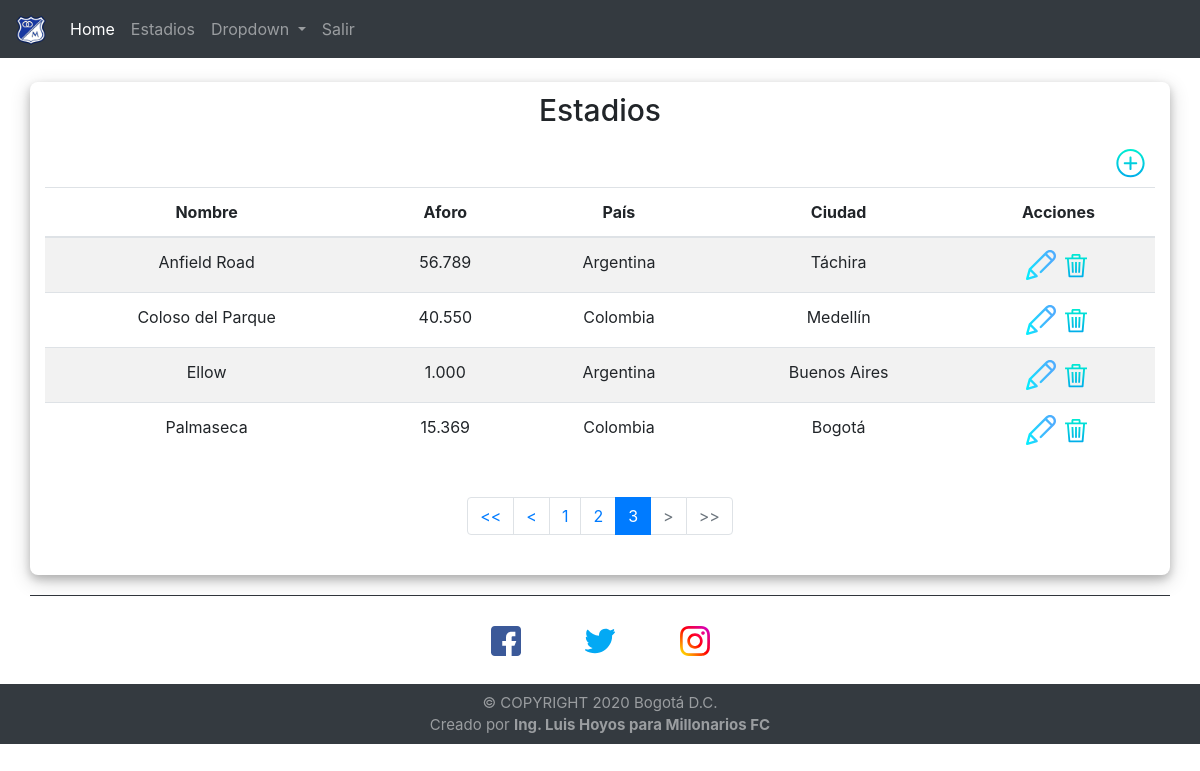
The page /estadios.php?pagina=3 on the database as committed earlier.
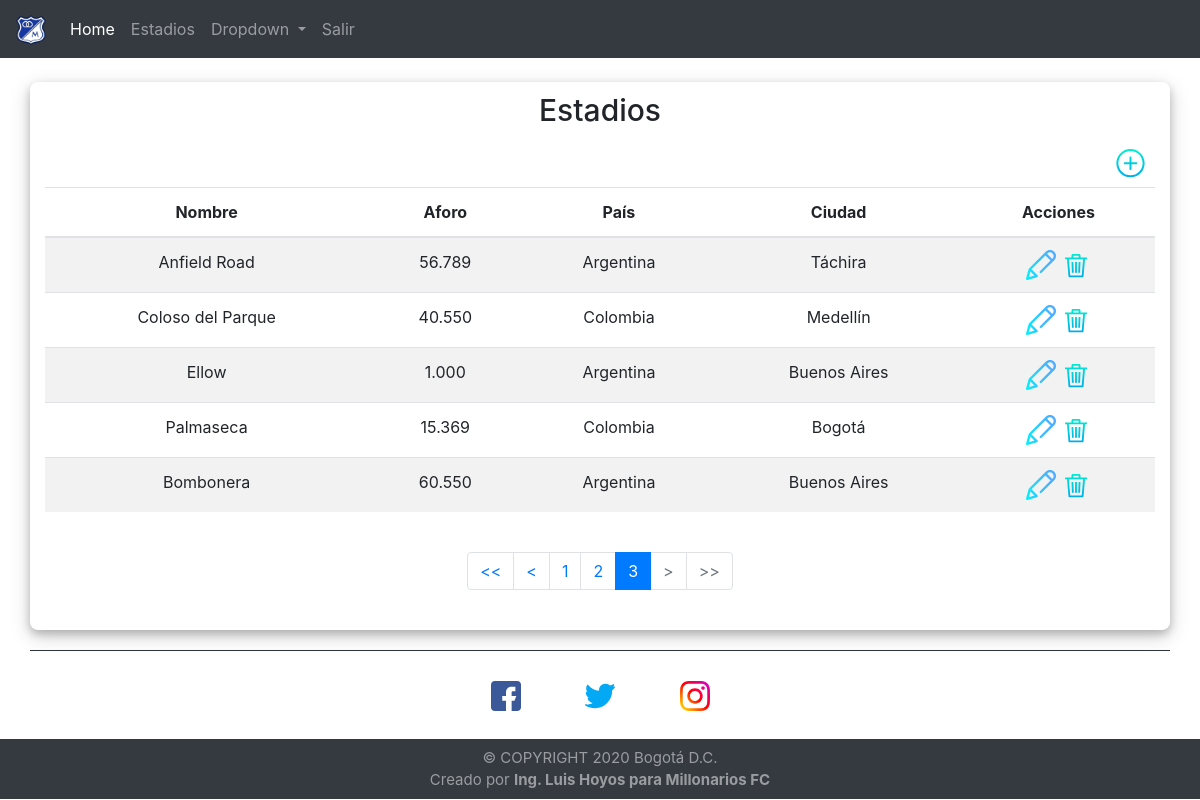
The same page on the database as committed later.
### tables this page shows
CREATE TABLE IF NOT EXISTS `estadios` (
  `id_estadio` int(11) NOT NULL AUTO_INCREMENT,
  `nombre_estadio` varchar(100) NOT NULL,
  `aforo` int(7) DEFAULT NULL,
  `ciudad` varchar(200) DEFAULT NULL,
  `pais` int(11) DEFAULT NULL,
  `fecha_registro` datetime DEFAULT NULL,
  PRIMARY KEY (`id_estadio`)
);

CREATE TABLE IF NOT EXISTS `paises` (
  `id_pais` int(11) NOT NULL,
  `nombre_pais` varchar(200) DEFAULT NULL,
  `codigo_pais` varchar(4) NOT NULL,
  `estado` varchar(3) DEFAULT NULL,
  PRIMARY KEY (`id_pais`)
);

CREATE TABLE IF NOT EXISTS `ciudades` (
  `id_ciudad` int(11) NOT NULL AUTO_INCREMENT,
  `nombre_ciudad` varchar(200) NOT NULL,
  `cod_ciudad` varchar(4) NOT NULL,
  `id_pais` int(11) DEFAULT NULL,
  PRIMARY KEY (`id_ciudad`),
  KEY `FK_ciudades_paises` (`id_pais`),
  CONSTRAINT `FK_ciudades_paises` FOREIGN KEY (`id_pais`) REFERENCES `paises` (`id_pais`) ON UPDATE CASCADE
);

### estadios.php (the view, shortened to what this page needs)
<!DOCTYPE html>
<html lang="es">
<head>
    <?php include "scripts.php" ?>
</head>
<body>
<?php
    include("php/eliminar.php");
?>
<?php include "nav.php" ?>
    <section>
        <br>
        <div class="container">
            <article>
                <h1>Estadios</h1>
                <a href="crear_estadio.php"> <img src="iconos/add.svg" class="icono_registrar" alt="registrar"
                        title="Registrar Estadio"></a>
                <br>
                <br>
                <table class="table table-hover table-striped table-responsive" id="tablas">
                    <thead>
                        <tr>
                            <th scope="col">Nombre</th>
                            <th scope="col">Aforo</th>
                            <th scope="col">País</th>
                            <th scope="col">Ciudad</th>
                            <th scope="col">Acciones</th>
                        </tr>
                    </thead>
                    <tbody>
                        <?php
                            $sql_registre = mysqli_query($con,"SELECT COUNT(*) AS total_registros FROM estadios");
                            $result_registre = mysqli_fetch_array($sql_registre);
                            $total_registro = $result_registre['total_registros'];
                            $por_pagina = 5;
                            if(empty($_GET['pagina']))
                            {
                                $pagina = 1;
                            }else{
                                $pagina = $_GET['pagina'];
                            }
                            $desde = ($pagina -1) * $por_pagina;
                            $total_paginas = ceil($total_registro / $por_pagina);
                            $consulta = "SELECT e.id_estadio,e.nombre_estadio,e.aforo,c.nombre_ciudad,p.nombre_pais FROM estadios e
                                        LEFT JOIN paises p ON e.pais = p.id_pais
                                        LEFT JOIN ciudades c ON e.ciudad = c.id_ciudad
                                        ORDER BY e.id_estadio
                                        LIMIT $desde,$por_pagina";
                            $ejecutar = mysqli_query($con, $consulta);
                            while($fila = mysqli_fetch_array($ejecutar)){
                                $id = $fila['id_estadio'];
                                $aforo = number_format($fila['aforo'], 0, ',', '.');
                                $nombre_estadio = $fila['nombre_estadio'];
                                $pais = $fila['nombre_pais'];
                                $ciudad = $fila['nombre_ciudad'];
                        ?>
                        <tr>
                            <td><?php echo $nombre_estadio; ?></td>
                            <td><?php echo $aforo; ?></td>
                            <td><?php echo $pais; ?></td>
                            <td><?php echo $ciudad; ?></td>
                            <td><a href="actualizar_estadio.php?editar_estadio=<?php echo $id; ?>"> <img
                                        src="iconos/162-edit.svg" class="icono_eliminar" alt="icono_eliminar"
                                        title="Editar"></a>
                                <a href="estadios.php?eliminar_estadio=<?php echo $id; ?>"> <img
                                        src="iconos/delete.svg" class="icono_eliminar" alt="icono_eliminar"
                                        title="Eliminar"></a>
                            </td>
                        </tr>
                        <?php } ?>
                    </tbody>
                </table>
                <br>
                <nav aria-label="Page navigation">
                <ul class="pagination justify-content-center">
                    <?php
                        if($pagina != 1)
                        {
                    ?>
                    <li class="page-item"><a class="page-link" href="?pagina=<?php echo 1;?>"><<</a></li>
                    <li class="page-item"><a class="page-link" href="?pagina=<?php echo $pagina -1;?>"><</a></li>
                    <?php
                        }else{
                         echo '<li class="page-item disabled"><a class="page-link" href="?pagina=<?php echo 1;?>"><<</a></li>';
                         echo '<li class="page-item disabled"><a class="page-link" href="?pagina=<?php echo $pagina -1;?>"><</a></li>';
                        }
                        for ($i=1; $i <= $total_paginas; $i++ ){
                            if($i == $pagina){
                                echo '<li class="page-item active"><a class="page-link" href="#">'.$i.'</a></li>';
                            }else{
                                echo '<li class="page-item"><a class="page-link" href="?pagina='.$i.'">'.$i.'</a></li>';
                            }
                        }
                        if($pagina != $total_paginas)
                        {
                    ?>
                    <li class="page-item"><a class="page-link" href="?pagina=<?php echo $pagina +1;?>">></a></li>
                    <li class="page-item"><a class="page-link" href="?pagina=<?php echo $total_paginas;?>">>></a></li>
                    <?php }else{
                        echo'<li class="page-item disabled"><a class="page-link" href="?pagina=<?php echo $pagina +1;?>">></a></li>';
                        echo '<li class="page-item disabled"><a class="page-link" href="?pagina=<?php echo $total_paginas;?>">>></a></li>';
                    }
                    ?>
                </ul>
                </nav>
                <br>
            </article>
        </div>
    </section>
    <?php include "footer.php" ?>
</body>
</html>

### scripts.php (shortened to what this page needs)
<link rel="stylesheet" href="https://stackpath.bootstrapcdn.com/bootstrap/4.5.2/css/bootstrap.min.css">
<link rel="stylesheet" href="css/estilos.css">

### nav.php (shortened to what this page needs)
<nav class="navbar navbar-expand-lg navbar-dark bg-dark">
<a class="navbar-brand" href="#">
    <img src="iconos/millonarios.png" width="30" height="30" alt="Logotipo" loading="lazy">
  </a>
  <div class="collapse navbar-collapse" id="navbarSupportedContent">
    <ul class="navbar-nav mr-auto">
      <li class="nav-item active">
        <a class="nav-link" href="home.php">Home <span class="sr-only">(current)</span></a>
      </li>
      <li class="nav-item">
        <a class="nav-link" href="estadios.php">Estadios</a>
      </li>
      <li class="nav-item dropdown">
        <a class="nav-link dropdown-toggle" href="#" id="navbarDropdown" role="button" data-toggle="dropdown" aria-haspopup="true" aria-expanded="false">
          Dropdown
        </a>
      </li>
      <li class="nav-item">
        <a class="nav-link" href="php/salir.php">Salir</a>
      </li>
    </ul>
  </div>
</nav>

### footer.php
<footer>
  <hr width="95%" color="#343a40" >
  <div class="iconosredes" id="redessociales">
    <div class="ajusteicono">
      <a target="_blank" href="https://www.facebook.com/luishoyos91"><img src="iconos/facebook.svg" alt="facebook" title="Facebook" width="30px" height="30px"></a>
    </div>
    <div class="ajusteicono">
      <a target="_blank" href="https://twitter.com/luishoyos91"><img src="iconos/twitter.svg" alt="twitter" title="Twitter" width="30px" height="30px"></a>
    </div>
    <div class="ajusteicono">
        <a target="_blank" href="https://www.instagram.com/luishoyos91"><img src="iconos/instagram.svg" alt="instagram" title="Instagram" width="30px" height="30px"></a>
    </div>
  </div>
  <div class="textofooter">
    <p class="parrafo_footer">© COPYRIGHT <?php echo date("Y")?> Bogotá D.C.
      <br>
        Creado por <strong> Ing. Luis Hoyos para Millonarios FC</strong>
    </p>
  </div>
  </footer>

### css/estilos.css (style rules this page uses)
#tablas { text-align: center; display: table; width: 100%; margin-right: 0px; }
.icono_eliminar { height: 30px; }
footer { width: 100%; position: relative; bottom: 0px; }
hr { margin-bottom: 2px; }
.iconosredes { text-align: center; }
.ajusteicono { display: inline-flex; margin: 28px 30px; }
.textofooter { padding-top: 8px; width: 100%; font-family: -apple-system,BlinkMacSystemFont,"Segoe UI",Roboto,"Helvetica Neue",Arial,"Noto Sans",sans-serif,"Apple Color Emoji","Segoe UI Emoji","Segoe UI Symbol","Noto Color Emoji"; text-align: center; color: rgba(255,255,255,.5); font-size: 15px; background-color:#343a40!important; height: 60px; }
h1 { text-align: center; font-size: 30px; }
.parrafo_footer { margin-bottom: 0px; }
.container { padding-left: 15px; padding-right: 15px; margin-left: auto; margin-right: auto; border-radius: 8px; box-shadow: 0 4px 8px 0 rgba(0,0,0,0.2), 0 6px 20px 0 rgba(0,0,0,0.19); margin-bottom: 20px; }
.icono_registrar { height: 3%; width: 3%; float: right; margin-top: 8px; margin-bottom: 8px; margin-right: 8px; }
h1 { padding-top: 10px; padding-bottom: 10px; margin-bottom: 0px; }
img { vertical-align: middle; }

Rows that differ between the two databases and show on the page:
added estadios: nombre_estadio "Bombonera", aforo "60.550", paises.nombre_pais "Argentina", ciudades.nombre_ciudad "Buenos Aires"
